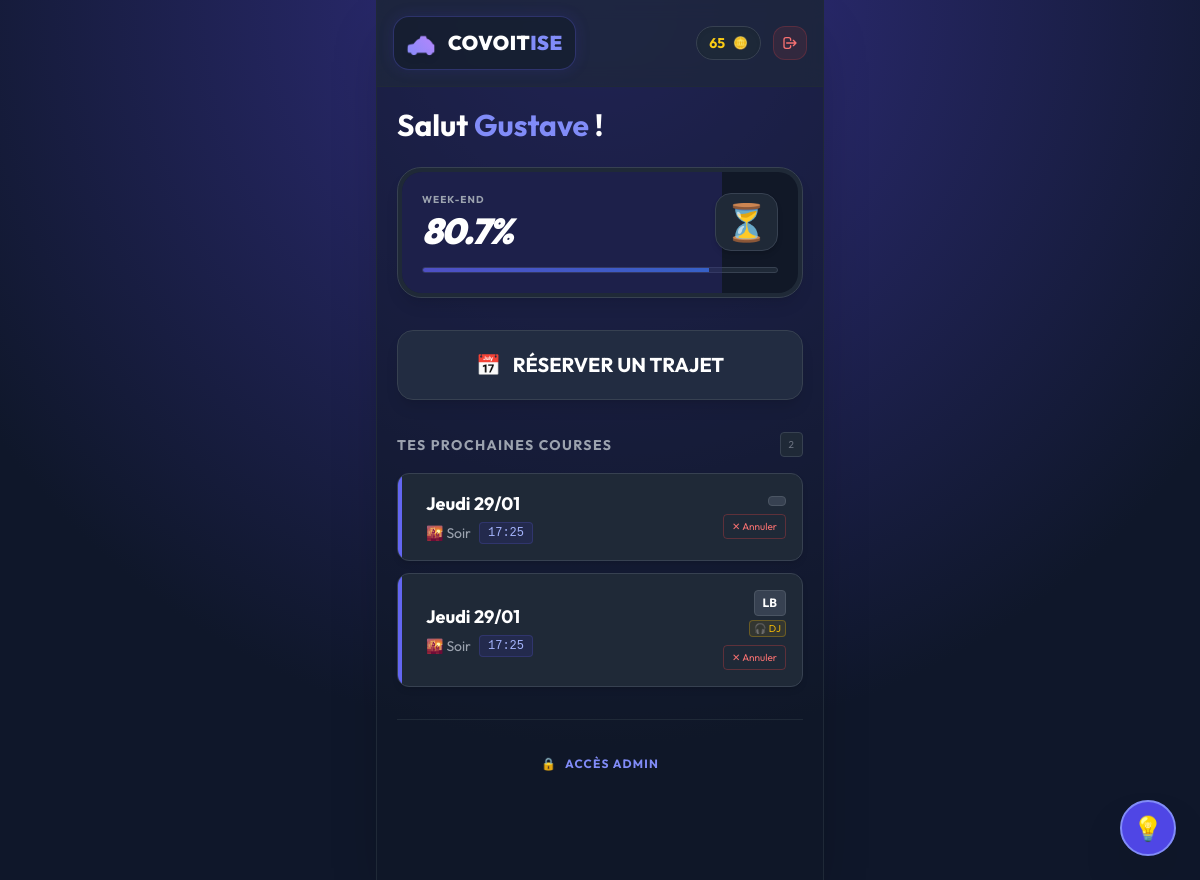
The page /dashboard (signed in) on the database its author committed.
### app.py (models this page shows)
class User(db.Model):
    id = db.Column(db.Integer, primary_key=True)
    pseudo = db.Column(db.String(50), unique=True, index=True)
    password = db.Column(db.String(200))
    credits = db.Column(db.Integer, default=100)
    first_login = db.Column(db.Boolean, default=True)
    last_refill = db.Column(db.DateTime, default=datetime(2000, 1, 1))

class Ride(db.Model):
    id = db.Column(db.Integer, primary_key=True)
    user_id = db.Column(db.Integer, index=True)
    pseudo_passager = db.Column(db.String(50))
    seat = db.Column(db.String(20))
    nom_arret = db.Column(db.String(100))
    type_trajet = db.Column(db.String(20))
    jour_str = db.Column(db.String(50), index=True)
    heure_trajet = db.Column(db.String(20))
    options = db.Column(db.String(100))
    qr_data = db.Column(db.Text)
    cout_total = db.Column(db.Integer)
    date_trajet_reelle = db.Column(db.String(20))
    token_secret = db.Column(db.String(64), unique=True, index=True)
    est_valide = db.Column(db.Boolean, default=False)
    date_creation = db.Column(db.DateTime, default=datetime.utcnow)

### app.py (the view)
@app.route('/dashboard')
def dashboard():
    if 'user_id' not in session: return redirect(url_for('index'))
    user = User.query.get(session['user_id'])
    if not user:
        session.clear()
        return redirect(url_for('index'))
    if user.first_login: return redirect(url_for('setup_account'))
    a_ete_recharge, montant = check_weekly_refill(user)
    if a_ete_recharge:
        flash(f"📅 C'est vendredi ! Tes crédits sont rechargés (Total : {montant} 🪙)")
    mes_trajets = Ride.query.filter_by(user_id=user.id).order_by(Ride.id.desc()).limit(5).all()
    now = datetime.now()
    if now.month >= 9:
        start_school = datetime(now.year, 9, 1)
        end_school = datetime(now.year + 1, 7, 5)
    else:
        start_school = datetime(now.year - 1, 9, 1)
        end_school = datetime(now.year, 7, 5)
    total_year_time = (end_school - start_school).total_seconds()
    elapsed_year = (now - start_school).total_seconds()
    prog_annee = max(0, min(100, (elapsed_year / total_year_time) * 100))
    jour_actuel = now.weekday()
    heure_actuelle = now.hour + now.minute/60
    if jour_actuel >= 5:
        prog_semaine = 100
    else:
        heures_passees = (jour_actuel * 24) + heure_actuelle
        total_semaine_target = (4 * 24) + 17
        prog_semaine = max(0, min(100, (heures_passees / total_semaine_target) * 100))
    return render_template('dashboard.html',
                           user=user,
                           trajets=mes_trajets,
                           prog_semaine=round(prog_semaine, 1),
                           prog_annee=round(prog_annee, 1))

### app.py (called while the page is built, shortened)
def check_weekly_refill(user):
    now = datetime.now()
    jours_a_reculer = (now.weekday() - 4) % 7
    dernier_vendredi = now - timedelta(days=jours_a_reculer)
    cible_refill = dernier_vendredi.replace(hour=17, minute=0, second=0, microsecond=0)
    if cible_refill > now:
        cible_refill -= timedelta(days=7)
    return False, 0

@app.context_processor
def inject_user():
    if 'user_id' in session:
        return dict(current_user=User.query.get(session['user_id']))
    return dict(current_user=None)

### templates/dashboard.html (shortened to what this page needs)
{% extends "base.html" %}
{% block content %}
<div class="text-center">
    <h2 class="text-3xl font-bold mb-6 text-left animate__animated animate__fadeIn">Salut <span class="text-indigo-400">{{ user.pseudo }}</span> !</h2>
    <div id="progWidget" onclick="toggleMode()" data-week="{{ prog_semaine }}" data-year="{{ prog_annee }}" class="bg-gray-800 p-1 rounded-3xl mb-8 shadow-lg cursor-pointer border border-gray-700 hover:border-indigo-500/50 transition-all duration-300 group relative animate__animated animate__zoomIn">
        <div class="bg-gray-900 p-5 rounded-[20px] relative z-10 overflow-hidden h-full">
            <div id="progBarBg" class="absolute left-0 top-0 bottom-0 bg-indigo-900/40 transition-all duration-700 ease-out" style="width: {{ prog_semaine }}%"></div>
            <div class="relative z-20 flex justify-between items-center">
                <div class="text-left">
                    <p id="progLabel" class="text-gray-400 text-[10px] uppercase tracking-widest font-bold mb-1 transition-all">WEEK-END</p>
                    <h3 id="progValue" class="text-4xl font-black text-white italic tracking-tighter transition-all">{{ prog_semaine }}%</h3>
                </div>
                <div id="progIcon" class="text-4xl bg-gray-800 p-2 rounded-2xl border border-gray-700 shadow-md floating">⏳</div>
            </div>
            <div class="mt-4 bg-gray-800 rounded-full h-1.5 w-full overflow-hidden border border-gray-700">
                <div id="progBar" class="h-full bg-gradient-to-r from-indigo-500 to-blue-500 transition-all duration-700" style="width: {{ prog_semaine }}%"></div>
            </div>
        </div>
    </div>
    <a href="/book" class="group block w-full bg-gray-800 hover:bg-gray-700 text-white py-5 rounded-2xl font-bold text-xl shadow-lg border border-gray-700 hover:border-indigo-500 transition-all duration-300 relative overflow-hidden mb-8 animate__animated animate__fadeInUp" style="animation-delay: 0.1s;">
        <div class="absolute inset-0 bg-indigo-500/5 group-hover:bg-indigo-500/10 transition"></div>
        <span class="relative flex items-center justify-center gap-3"><span>📅</span> RÉSERVER UN TRAJET</span>
    </a>
    <div class="flex items-center justify-between mb-4 animate__animated animate__fadeIn" style="animation-delay: 0.2s;">
        <h3 class="text-left font-bold text-gray-400 uppercase tracking-widest text-sm">Tes prochaines courses</h3>
        <span class="text-[10px] bg-gray-800 text-gray-500 px-2 py-1 rounded border border-gray-700">{{ trajets|length }}</span>
    </div>
    <div class="space-y-3">
        {% for trajet in trajets %}
        <div class="block bg-gray-800 p-4 rounded-xl border border-gray-700 flex justify-between items-center text-left hover:border-indigo-500 transition-all duration-300 group shadow-md relative overflow-hidden animate__animated animate__fadeInUp" style="animation-delay: {{ loop.index0 * 0.1 + 0.3 }}s;">
            <div class="absolute left-0 top-0 bottom-0 w-1 bg-indigo-500 group-hover:bg-indigo-400 transition"></div>
            <a href="{{ url_for('view_ticket', ride_id=trajet.id) }}" class="flex-1 pl-3">
                <p class="font-bold text-white text-lg group-hover:text-indigo-300 transition-colors">{{ trajet.jour_str }}</p>
                <div class="flex items-center text-sm text-gray-400 mt-1">
                    {% if trajet.type_trajet == 'Aller' %} <span class="mr-2">🌅 Matin</span> {% else %} <span class="mr-2">🌇 Soir</span> {% endif %}
                    <span class="font-mono text-indigo-300 bg-indigo-900/30 px-2 py-0.5 rounded text-xs border border-indigo-500/20">{{ trajet.heure_trajet }}</span>
                </div>
            </a>
            <div class="flex flex-col items-end gap-2">
                <div class="flex flex-col items-end gap-1">
                    <span class="text-xs font-bold bg-gray-700 px-2 py-1 rounded text-white border border-gray-600">{{ trajet.seat }}</span>
                    {% if 'DJ' in trajet.options %} <span class="text-[10px] text-yellow-500 border border-yellow-500/30 px-1 rounded bg-yellow-500/10">🎧 DJ</span> {% endif %}
                </div>
                <a href="/cancel_ride/{{ trajet.id }}" onclick="return confirm('⚠️ Annuler ?')" class="text-[10px] text-red-400 border border-red-500/30 px-2 py-1 rounded hover:bg-red-500 hover:text-white transition">✕ Annuler</a>
            </div>
        </div>
        {% else %}
        <div class="p-8 text-center text-gray-500 bg-gray-800/50 rounded-xl border border-dashed border-gray-700 animate__animated animate__fadeIn"><span class="text-4xl mb-2 opacity-50 block grayscale">😴</span><p class="text-sm">Pas de trajet prévu.</p></div>
        {% endfor %}
    </div>
    {% if user.pseudo == 'Gustave' %}
    <div class="mt-8 border-t border-gray-800 pt-6">
        <a href="/admin" class="flex items-center justify-center gap-2 text-indigo-400 hover:text-white uppercase tracking-widest text-xs font-bold p-3 rounded-lg hover:bg-gray-800 transition animate__animated animate__fadeInUp"><span>🔒</span> Accès Admin</a>
    </div>
    {% endif %}
    <button onclick="document.getElementById('ticketModal').classList.remove('hidden')" class="fixed bottom-6 right-6 bg-indigo-600 hover:bg-indigo-500 text-white w-14 h-14 rounded-full shadow-2xl flex items-center justify-center text-2xl animate__animated animate__bounceIn z-50 border-2 border-indigo-400">💡</button>
</div>
{% endblock %}

### templates/base.html (shortened to what this page needs)
<!DOCTYPE html>
<html lang="fr">
<head>
    <script src="https://cdn.tailwindcss.com"></script>
    <link rel="stylesheet" href="https://cdnjs.cloudflare.com/ajax/libs/animate.css/4.1.1/animate.min.css"/>
</head>
<body class="text-white font-sans antialiased min-h-screen selection:bg-indigo-500 selection:text-white">
    <div class="w-full max-w-md mx-auto min-h-screen relative shadow-2xl border-x border-gray-800 bg-gray-900/50">
        <div class="glass p-4 flex justify-between items-center sticky top-0 z-50 border-b border-gray-800 animate__animated animate__slideInDown">
            <a href="{{ url_for('dashboard') if current_user else '/' }}" class="group relative flex items-center gap-3 px-3 py-2 rounded-2xl border border-indigo-500/30 bg-gray-900/50 hover:border-indigo-400 hover:bg-gray-800 transition-all duration-300 shadow-[0_0_15px_rgba(79,70,229,0.15)] hover:shadow-[0_0_20px_rgba(79,70,229,0.3)]">
                <span class="text-2xl bg-clip-text text-transparent bg-gradient-to-tr from-indigo-400 to-purple-400 drop-shadow-md pb-1">
                </span>
                <h1 class="font-black text-xl tracking-wide leading-none text-white">
                    COVOIT<span class="text-indigo-400">ISE</span>
                </h1>
            </a>
            {% if current_user %}
            <div class="flex items-center gap-3">
                <div class="bg-gray-800/80 px-3 py-1.5 rounded-full border border-gray-700 flex items-center gap-2 shadow-inner">
                    <span class="text-yellow-400 font-bold text-sm">{{ current_user.credits }}</span><span class="text-xs">🪙</span>
                </div>
                <a href="/logout" class="bg-red-500/10 hover:bg-red-500 text-red-400 hover:text-white p-2 rounded-xl transition-all border border-red-500/20">
                    <svg xmlns="http://www.w3.org/2000/svg" class="h-4 w-4" fill="none" viewBox="0 0 24 24" stroke="currentColor">
                        <path stroke-linecap="round" stroke-linejoin="round" stroke-width="2" d="M17 16l4-4m0 0l-4-4m4 4H7m6 4v1a3 3 0 01-3 3H6a3 3 0 01-3-3V7a3 3 0 013-3h4a3 3 0 013 3v1" />
                    </svg>
                </a>
            </div>
            {% endif %}
        </div>
        <div class="p-5 pb-24">
            {% block content %}{% endblock %}
        </div>
    </div>
</body>
</html>

### templates/base.html (style rules this page uses)
body { background-color: #0f172a; background-image: radial-gradient(circle at 50% 0%, #312e81 0%, #0f172a 70%); background-attachment: fixed; }
.floating { animation: float 5s ease-in-out infinite; }
.glass { background: rgba(30, 41, 59, 0.7); backdrop-filter: blur(10px); }

### rows shown on the page
User: credits "65", pseudo "Gustave"
Ride: jour_str "Jeudi 29/01", type_trajet "🌇 Soir", heure_trajet "17:25"
Ride: jour_str "Jeudi 29/01", type_trajet "🌇 Soir", heure_trajet "17:25", seat "LB", options "🎧 DJ"

### other values the page prints
{{ prog_semaine }} "80.7"
{{ trajets|length }} "2"
